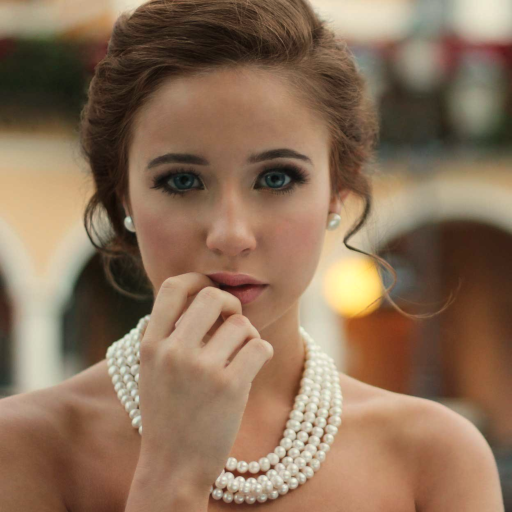
#> input picture Apoio/PL05/imgs/jewelry.png, 512 x 512 px
$ python IP_2Core13_Kmeans.py
#> lines starting #> are read from the running program, lines starting #| are printed output that depends on the picture
#!uv run
# /// script
# requires-python = ">=3.12"
# dependencies = ["numpy", "opencv-python>=5.0,<6"]
# ///
# Correr com: uv run exemplos/IP_2Core13_Kmeans.py   (na pasta do PL05.zip)
# Segmentação por cor com k-means.

import cv2 as cv
import numpy as np
from pathlib import Path

# A pasta do zip (a que tem exemplos/, imgs/ e videos/), a partir deste ficheiro: o programa encontra as
# imagens corra de onde correr, em Windows, macOS ou Linux.
PASTA = Path(__file__).resolve().parent.parent

# Load the image
image = cv.imread(str(PASTA / "imgs" / "jewelry.png"))
#> image is the input picture: shape (512, 512, 3); mean B, G, R 88.3, 111.9, 139.3
assert image is not None, "Image not found"

# Reshape the image into a 2D array of pixels, where each pixel has 3 color channels (BGR)
pixel_array = image.reshape((-1, 3))  # Mx3 size (pixels x color channels)

# Convert the pixel values to float32, which is required for k-means clustering
pixel_array = np.float32(pixel_array)

# Define the termination criteria for k-means clustering
criteria = (  # (type, max_iter, epsilon)
    cv.TERM_CRITERIA_EPS  # EPS: accuracy
    + cv.TERM_CRITERIA_MAX_ITER,  # MAX_ITER: max iterations
    10,  # Max number of iterations
    1.0,  # Required accuracy
)

# Specify the number of clusters to group the pixels into
num_clusters = 5

# Perform k-means clustering on the pixel values
compactness, labels, centers = cv.kmeans(
    pixel_array,
    K=num_clusters,
    bestLabels=None,
    criteria=criteria,
    attempts=10,
    flags=cv.KMEANS_PP_CENTERS,
)
#> compactness = 164590081.9; centers = [[89.51, 115.5, 152.4], [127.9, 157.1, 186.3], [29.37, 41.94, 55.53], [173.1, 202.8, 217], [54.85, 76.33, 108.8]]

# Convert the center values back to uint8, which is the format for image pixel values
centers = np.uint8(centers)
#> centers = [[89, 115, 152], [127, 157, 186], [29, 41, 55], [173, 202, 217], [54, 76, 108]]

# Replace each pixel's color with the color of the cluster it belongs to
clustered_pixels = centers[labels.flatten()]

# Reshape the 2D array of pixels back into the original image shape
clustered_image = clustered_pixels.reshape((image.shape))
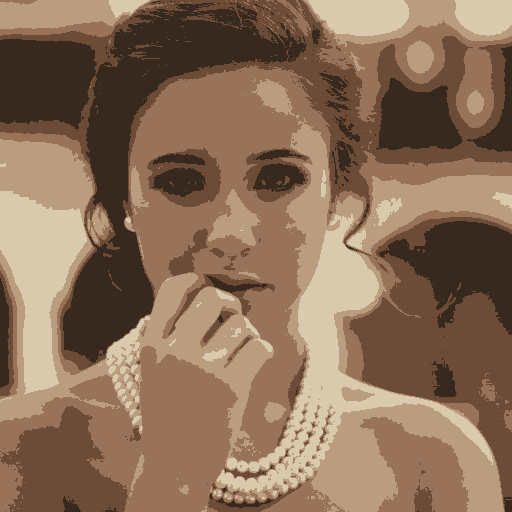
#> clustered_image: shape (512, 512, 3); mean B, G, R 87.7, 111.4, 138.9

# Display the original image and the clustered image side by side
comparison = cv.hconcat([image, clustered_image])
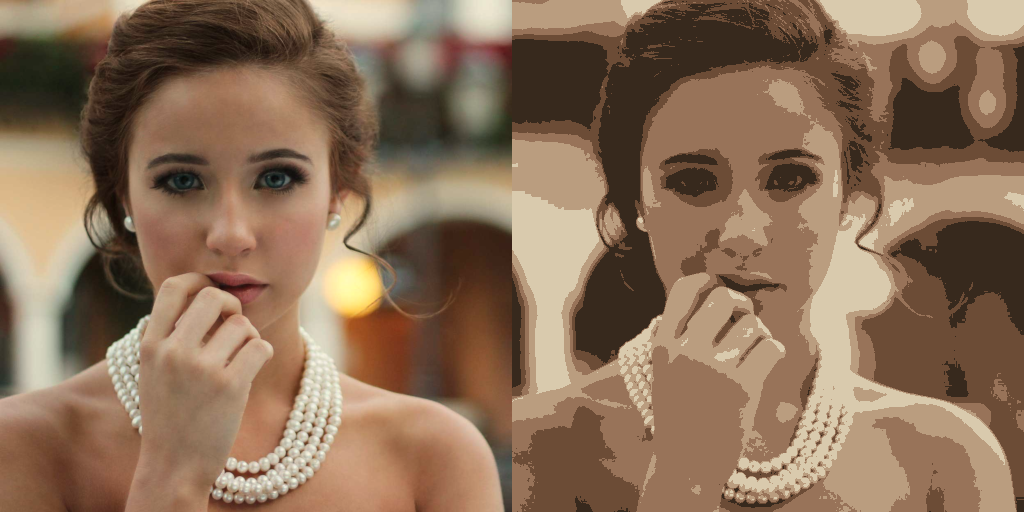
#> comparison: shape (512, 1024, 3); mean B, G, R 88, 111.7, 139.1
cv.imshow("Comparison", comparison)
cv.waitKey(0)

$ run again, with Apoio/PL05/imgs/astronaut.png copied over Apoio/PL05/imgs/jewelry.png
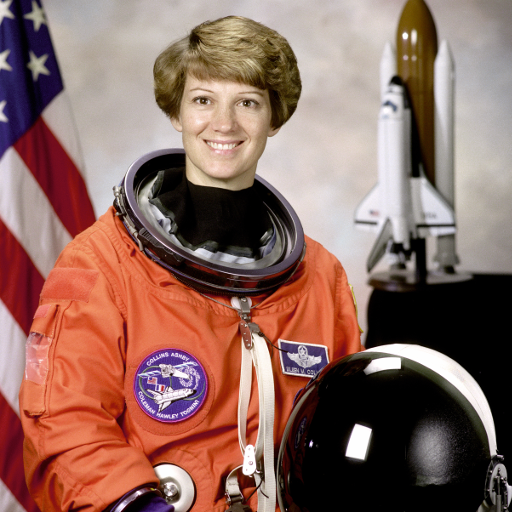
#> input picture Apoio/PL05/imgs/astronaut.png, 512 x 512 px
#> image is the input picture: shape (512, 512, 3); mean B, G, R 96.5, 105.8, 141.6
#> `compactness, labels, centers = cv.kmeans( pixel_array, K=num_clusters,..`: compactness = 377791563.1; centers = [[64.07, 100.9, 215], [195.2, 198.7, 208.9], [41, 47.15, 103.5], [135.6, 141.6, 156.9], [6.05, 5.36, 10.78]]
#> `centers = np.uint8(centers)`: centers = [[64, 100, 215], [195, 198, 208], [40, 47, 103], [135, 141, 156], [6, 5, 10]]
#> `clustered_image = clustered_pixels.reshape((image.shape))`:
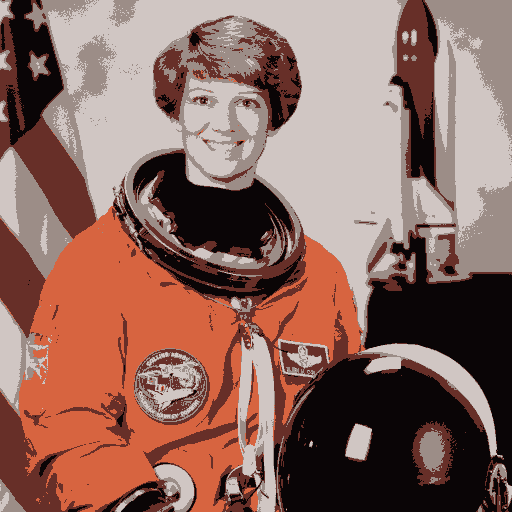
#> clustered_image: shape (512, 512, 3); mean B, G, R 96.1, 105.2, 140.9
#> `comparison = cv.hconcat([image, clustered_image])`:
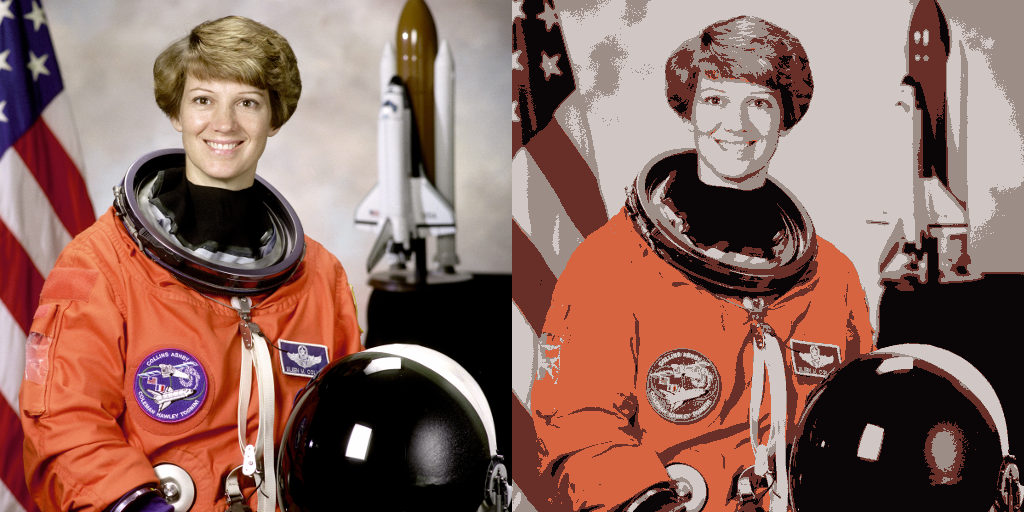
#> comparison: shape (512, 1024, 3); mean B, G, R 96.3, 105.5, 141.2
